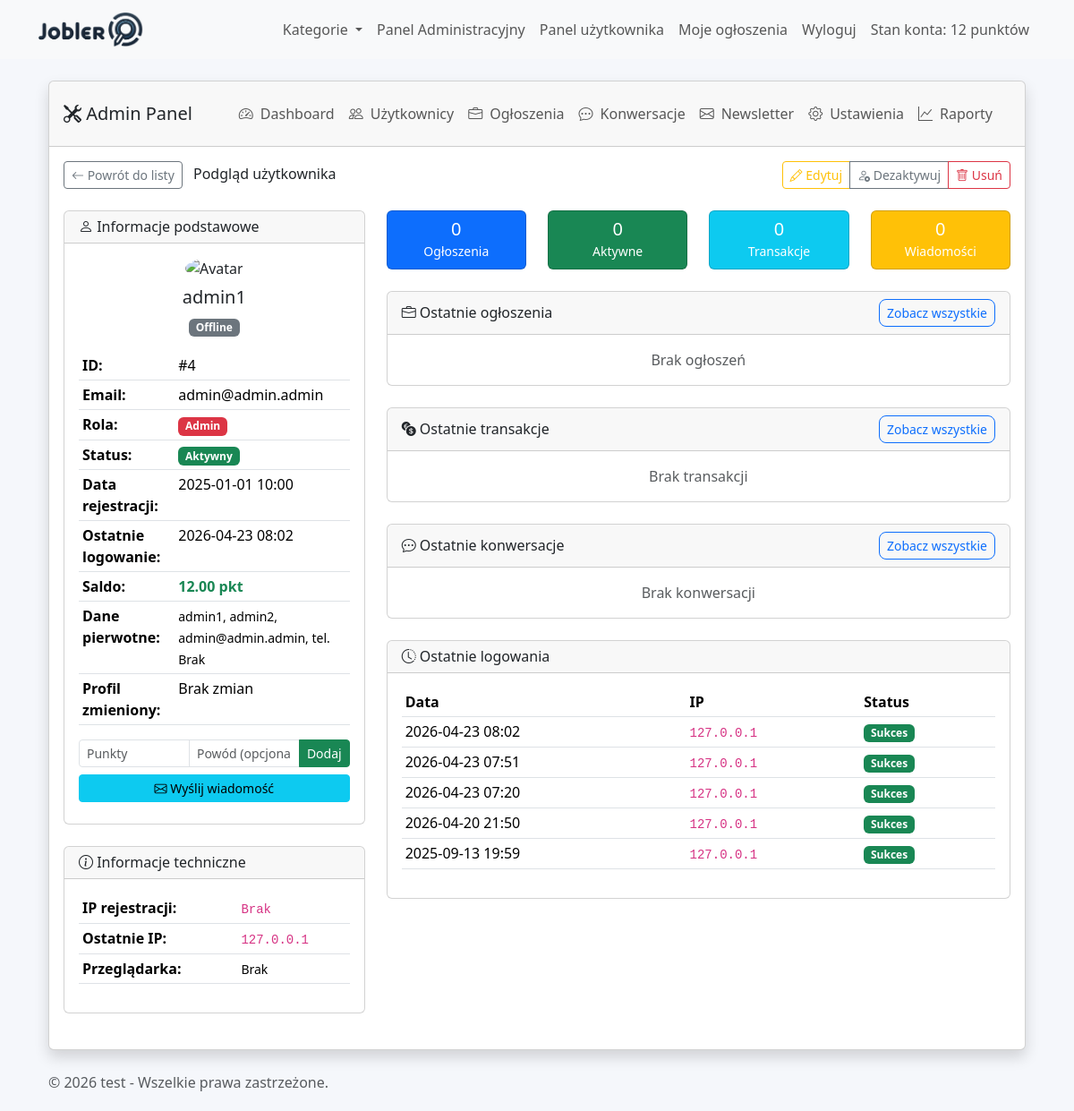
The app's page /views/admin/view_user.php?id=4 (signed in) with its own data.
### tables this page shows
CREATE TABLE `users` (
  `id` int(11) NOT NULL,
  `email` varchar(255) NOT NULL,
  `password` varchar(255) NOT NULL,
  `role` enum('user','executor','admin') NOT NULL DEFAULT 'user',
  `created_at` timestamp NOT NULL DEFAULT current_timestamp(),
  `email_verified_at` datetime DEFAULT NULL,
  `last_login` datetime DEFAULT NULL,
  `last_activity` datetime DEFAULT NULL,
  `name` varchar(255) NOT NULL,
  `username` varchar(255) NOT NULL,
  `updated_at` timestamp NOT NULL DEFAULT current_timestamp() ON UPDATE current_timestamp(),
  `registration_ip` varchar(45) DEFAULT NULL,
  `user_agent` varchar(500) DEFAULT NULL,
  `last_login_ip` varchar(45) DEFAULT NULL,
  `status` enum('active','inactive') DEFAULT 'active',
  `phone` varchar(15) DEFAULT NULL,
  `account_balance` int(11) NOT NULL DEFAULT 0,
  `avatar` varchar(255) DEFAULT NULL,
  `need_change` tinyint(1) NOT NULL DEFAULT 0,
  `newsletter_subscription` tinyint(1) DEFAULT 0,
  `original_email` varchar(255) DEFAULT NULL,
  `original_name` varchar(255) DEFAULT NULL,
  `original_username` varchar(255) DEFAULT NULL,
  `original_phone` varchar(50) DEFAULT NULL,
  `profile_updated_at` datetime DEFAULT NULL
);

CREATE TABLE `user_login_history` (
  `id` int(11) NOT NULL,
  `user_id` int(11) DEFAULT NULL,
  `ip_address` varchar(45) DEFAULT NULL,
  `login_time` datetime DEFAULT NULL,
  `success` tinyint(1) DEFAULT 1,
  `user_agent` varchar(500) DEFAULT NULL,
  `created_at` timestamp NOT NULL DEFAULT current_timestamp()
);

CREATE TABLE `site_settings` (
  `id` int(11) NOT NULL,
  `title` varchar(255) NOT NULL,
  `logo` varchar(255) NOT NULL,
  `categories` text DEFAULT NULL,
  `meta_description` text DEFAULT NULL,
  `meta_keywords` text DEFAULT NULL,
  `max_ads` int(11) DEFAULT 10,
  `promotion_fee` decimal(10,2) DEFAULT 10.00,
  `facebook_url` varchar(255) DEFAULT NULL,
  `twitter_url` varchar(255) DEFAULT NULL,
  `instagram_url` varchar(255) DEFAULT NULL,
  `linkedin_url` varchar(255) DEFAULT NULL,
  `contact_email` varchar(255) DEFAULT NULL,
  `contact_phone` varchar(50) DEFAULT NULL,
  `contact_address` text DEFAULT NULL,
  `business_hours` varchar(255) DEFAULT NULL,
  `created_at` timestamp NOT NULL DEFAULT current_timestamp(),
  `updated_at` timestamp NOT NULL DEFAULT current_timestamp() ON UPDATE current_timestamp(),
  `allow_registration` tinyint(1) NOT NULL DEFAULT 0,
  `smtp_server` varchar(255) DEFAULT NULL,
  `smtp_port` int(11) DEFAULT NULL,
  `smtp_username` varchar(255) DEFAULT NULL,
  `smtp_password` varchar(255) DEFAULT NULL,
  `default_language` varchar(10) NOT NULL DEFAULT 'pl',
  `layout_variant` varchar(50) NOT NULL DEFAULT 'classic',
  `company_name` varchar(255) DEFAULT NULL,
  `company_tax_id` varchar(50) DEFAULT NULL,
  `company_addresses` text DEFAULT NULL,
  `company_emails` text DEFAULT NULL,
  `company_phones` text DEFAULT NULL,
  `favicon` varchar(255) DEFAULT NULL,
  `meta_title` varchar(255) DEFAULT NULL,
  `copyright_text` text DEFAULT NULL,
  `maintenance_mode` tinyint(1) NOT NULL DEFAULT 0,
  `maintenance_message` text DEFAULT NULL,
  `email_templates` mediumtext DEFAULT NULL,
  `sitemap_enabled` tinyint(1) NOT NULL DEFAULT 1,
  `sitemap_last_generated` datetime DEFAULT NULL,
  `last_system_backup` varchar(255) DEFAULT NULL,
  `last_database_backup` varchar(255) DEFAULT NULL
);

### views/admin/view_user.php (the view, shortened to what the rows shown need)
<?php
$userId = (int)$_GET['id'];
include_once('../../models/User.php');
include_once('../../models/Message.php');
$userModel = new User();
$messageModel = new Message($pdo);
try {
    $user = $userModel->getUserById($userId);
     $loginHistory = $userModel->getLoginHistory($userId, 5);
} catch (Exception $e) {
     error_log("Błąd przy pobieraniu danych użytkownika: " . $e->getMessage());
     header('Location: manage_users.php?status=error');
     exit();
}
function safeEcho($data, $default = '') {
    return isset($data) ? htmlspecialchars($data, ENT_QUOTES, 'UTF-8') : $default;
}
function formatDate($date) {
    return date('Y-m-d H:i', strtotime($date));
}
function formatBalance($balance) {
    return number_format(floatval($balance), 2) . ' pkt';
}
$isOnline = false;
if (!empty($user['last_login'])) {
    $lastLogin = strtotime($user['last_login']);
    $isOnline = (time() - $lastLogin) < 900;
}
?>
<?php include '../partials/header.php'; ?>
<div class="container-fluid">
    <div class="row">
        <div class="col-md-12 col-lg-12 main-content">
            <div class="card shadow">
                <div class="card-body">
                    <div class="row">
                        <div class="col-md-4">
                            <div class="card mb-4">
                                <div class="card-body">
                                    <div class="text-center mb-3">
                                        <img src="<?= !empty($user['avatar']) ? safeEcho($user['avatar']) : '../../assets/img/default-avatar.png'; ?>"
                                             class="rounded-circle mb-2" width="100" height="100" alt="Avatar">
                                        <h5><?= safeEcho($user['name']) ?></h5>
                                        <span class="badge bg-<?= $isOnline ? 'success' : 'secondary'; ?>">
                                            <?= $isOnline ? 'Online' : 'Offline'; ?>
                                        </span>
                                    </div>
                                    <table class="table table-sm">
                                        <tr>
                                            <td><strong>Email:</strong></td>
                                            <td>
                                                <?= safeEcho($user['email']) ?>
                                            </td>
                                        </tr>
                                        <tr>
                                            <td>
                                                <span class="badge <?= $user['role'] == 'admin' ? 'bg-danger' : ($user['role'] == 'executor' ? 'bg-warning' : 'bg-primary'); ?>">
                                                    <?= safeEcho(ucfirst($user['role'])) ?>
                                                </span>
                                            </td>
                                        </tr>
                                        <tr>
                                            <td><strong>Data rejestracji:</strong></td>
                                            <td><?= formatDate($user['created_at']) ?></td>
                                        </tr>
                                        <tr>
                                            <td><strong>Ostatnie logowanie:</strong></td>
                                            <td><?= formatDate($user['last_login'] ?? null) ?></td>
                                        </tr>
                                        <tr>
                                            <td><strong>Saldo:</strong></td>
                                            <td class="fw-bold <?= ($user['account_balance'] ?? 0) > 0 ? 'text-success' : 'text-muted'; ?>">
                                                <?= formatBalance($user['account_balance'] ?? 0) ?>
                                            </td>
                                        </tr>
                                        <tr>
                                            <td>
                                                <small>
                                                    <?= safeEcho($user['original_name'] ?? 'Brak') ?>,
                                                    <?= safeEcho($user['original_username'] ?? 'Brak') ?>,
                                                    <?= safeEcho($user['original_email'] ?? 'Brak') ?>,
                                                    tel. <?= safeEcho($user['original_phone'] ?? 'Brak') ?>
                                                </small>
                                            </td>
                                        </tr>
                                    </table>
                                </div>
                            </div>
                            <div class="card mb-4">
                                <div class="card-body">
                                    <table class="table table-sm">
                                        <tr>
                                            <td><code><?= safeEcho($user['registration_ip'] ?? 'Brak') ?></code></td>
                                        </tr>
                                        <tr>
                                            <td><code><?= safeEcho($user['last_login_ip'] ?? 'Brak') ?></code></td>
                                        </tr>
                                        <tr>
                                            <td><small><?= safeEcho($user['user_agent'] ?? 'Brak') ?></small></td>
                                        </tr>
                                    </table>
                                </div>
                            </div>
                        </div>
                        <div class="col-md-8">
        <?php
        $userConversations = $messageModel->getGroupedConversationsWithAdvancedFilters(5, 0, ['user_id' => $userId]);
        ?>
                            <div class="card">
                                <div class="card-body">
                                    <?php if (!empty($loginHistory)): ?>
                                        <div class="table-responsive">
                                            <table class="table table-sm">
                                                <thead>
                                                    <tr>
                                                        <th>Data</th>
                                                        <th>IP</th>
                                                        <th>Status</th>
                                                    </tr>
                                                </thead>
                                                <tbody>
                                                    <?php foreach ($loginHistory as $login): ?>
                                                        <tr>
                                                            <td><?= formatDate($login['login_time']) ?></td>
                                                            <td><code><?= safeEcho($login['ip_address']) ?></code></td>
                                                            <td>
                                                                <span class="badge bg-<?= $login['success'] ? 'success' : 'danger'; ?>">
                                                                    <?= $login['success'] ? 'Sukces' : 'Błąd' ?>
                                                                </span>
                                                            </td>
                                                        </tr>
                                                    <?php endforeach; ?>
                                                </tbody>
                                            </table>
                                        </div>
                                    <?php else: ?>
                                        <p class="text-muted text-center mb-0">Brak historii logowań</p>
                                    <?php endif; ?>
                                </div>
                            </div>
                        </div>
                    </div>
                </div>
            </div>
        </div>
    </div>
</div>
<?php include '../partials/footer.php'; ?>

### views/partials/footer.php (shortened to what the rows shown need)
<?php if (isset($_SESSION['user_role']) && $_SESSION['user_role'] === 'admin'): ?>
    <?php
    include_once __DIR__ . '/../../models/SiteSettings.php';
    $footerSettingsModel = new SiteSettings();
    $footerSettings = $footerSettingsModel->getSettings();
    $copyrightText = $footerSettingsModel->formatCopyrightText($footerSettings);
    ?>
    <br>
    <div class="container">
        <span class="text-muted"><?= htmlspecialchars($copyrightText, ENT_QUOTES, 'UTF-8') ?></span>
    </div>
<?php endif; ?>
</body>
</html>

### records on screen
users: name "admin1", email "admin@admin.admin", role "Admin", created_at "2025-01-01 10:00", last_login "2026-04-23 08:02", account_balance "12.00 pkt", original_name "admin1", original_username "admin2", original_email "admin@admin.admin", original_phone "Brak", registration_ip "Brak", last_login_ip "127.0.0.1", user_agent "Brak"
user_login_history: login_time "2026-04-23 08:02", ip_address "127.0.0.1", success "Sukces"
user_login_history: login_time "2026-04-23 07:51", ip_address "127.0.0.1", success "Sukces"
user_login_history: login_time "2026-04-23 07:20", ip_address "127.0.0.1", success "Sukces"
user_login_history: login_time "2026-04-20 21:50", ip_address "127.0.0.1", success "Sukces"
user_login_history: login_time "2025-09-13 19:59", ip_address "127.0.0.1", success "Sukces"
site_settings: copyrightText "© 2026 test - Wszelkie prawa zastrzeżone."

### other values on screen
$_SESSION['user_account_balance'] "12"
$userId "4"
$userStats['total_jobs'] "0"
$userStats['active_jobs'] "0"
$userStats['total_transactions'] "0"
$userStats['total_messages'] "0"
